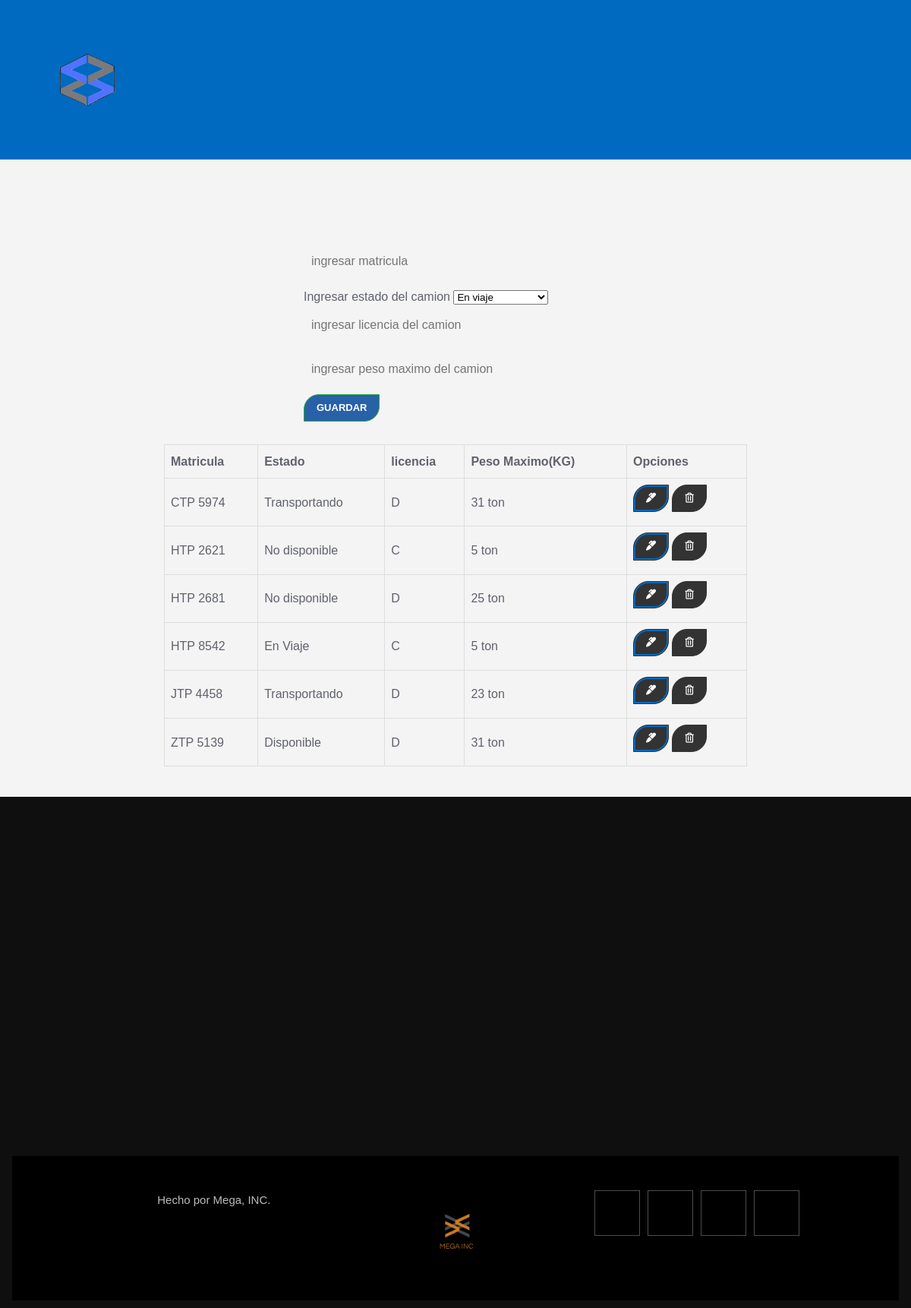
The page /home/gestionVehiculo.php (signed in) on the database as committed earlier.
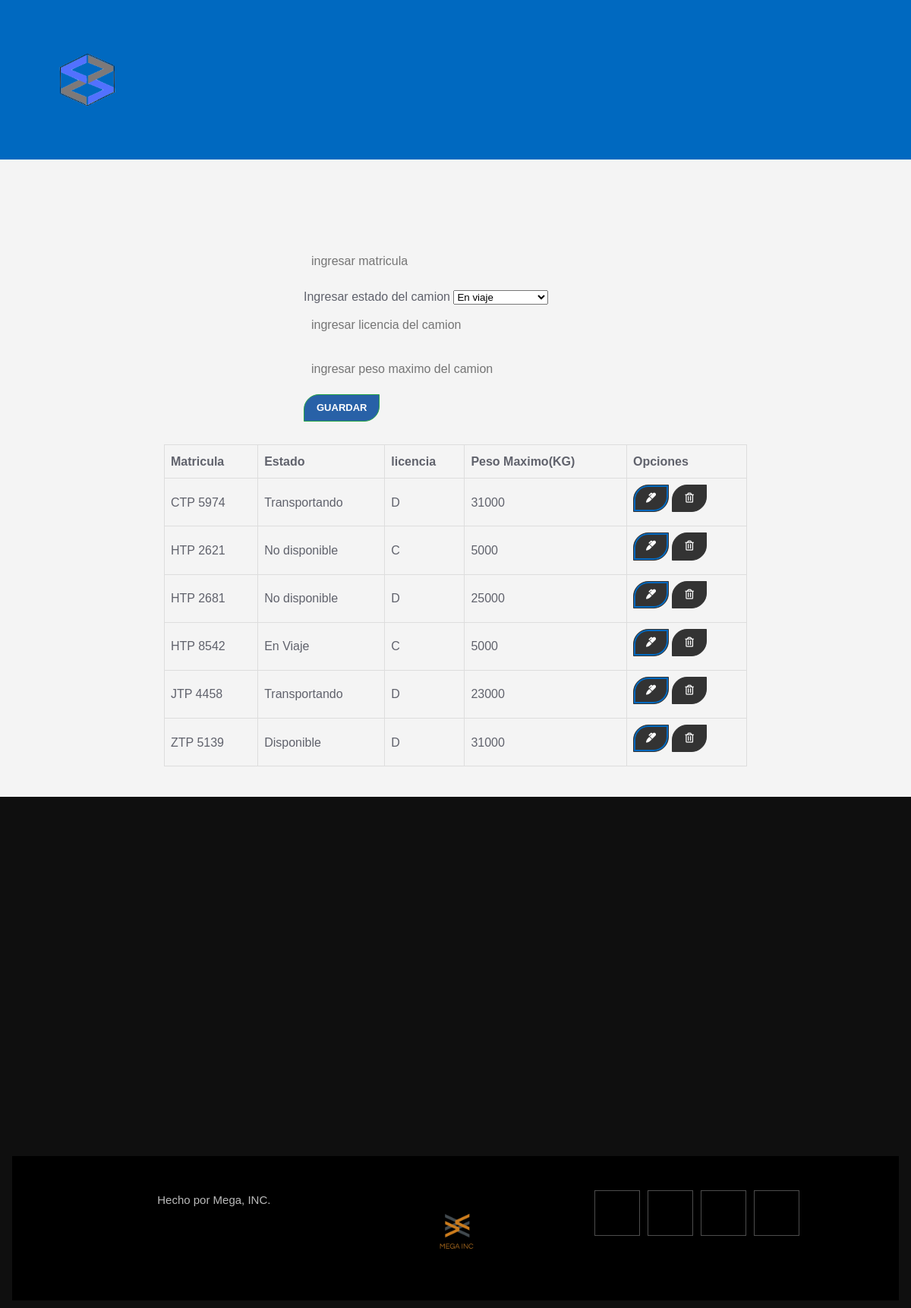
The same page on the database as committed later.
### tables this page shows
CREATE TABLE `vehiculo` (
  `matricula` varchar(10) NOT NULL,
  `licencia` varchar(10) DEFAULT NULL,
  `estado` varchar(50) NOT NULL,
  `peso_max` varchar(10) DEFAULT NULL
);

### home/gestionVehiculo.php (the view, shortened to what this page needs)
<?php include("config\usersDB.php"); ?>
<?php include('includes\header.php'); ?>
<main class="container p-4">
  <div class="row">
    <div class="col-md-4">
      <div class="card card-body">
        <form action="save_vehiculo.php" method="POST">
          <div class="form-group">
            <input type="text" name="matricula" class="form-control" placeholder="ingresar matricula" autofocus required>
          </div>
          <label for="estado">Ingresar estado del camion</label>
      <select name="estado" required>
        <option value="En viaje">En viaje</option>
      </select>
          <div class="form-group">
            <input type="text" name="licencia" class="form-control" placeholder="ingresar licencia del camion" autofocus required>
          </div>
          <div class="form-group">
            <input type="text" name="peso_max" class="form-control" placeholder="ingresar peso maximo del camion" autofocus required>
          </div>
          <input type="submit" name="save_vehiculo" class="btn btn-success btn-block" value="Guardar">
        </form>
      </div>
    </div>
    <div class="col-md-8">
      <table class="table table-bordered">
        <thead>
          <tr>
            <th>Matricula</th>
            <th>Estado</th>
            <th>licencia</th>
            <th>Peso Maximo(KG)</th>
            <th>Opciones</th>
          </tr>
        </thead>
        <tbody>
          <?php
          $query = "SELECT * FROM Vehiculo";
          $result_tasks = mysqli_query($conn, $query);
          while($row = mysqli_fetch_assoc($result_tasks)) { ?>
          <tr>
            <td><?php echo $row['matricula']; ?></td>
            <td><?php echo $row['estado']; ?></td>
            <td><?php echo $row['licencia']; ?></td>
            <td><?php echo $row['peso_max']; ?></td>
            <td>
            <a href="<?php echo (strpos($row['matricula'], 'TM') !== false) ? 'asignar_paquete_camioneta.php?matricula=' . $row['matricula'] : 'edit_vehiculo.php?matricula=' . $row['matricula']; ?>" class="btn btn-secondary">
  <i class="fas fa-marker"></i>
</a>
              <a href="delete_vehiculo.php?matricula=<?php echo $row['matricula']?>" class="btn btn-danger">
                <i class="far fa-trash-alt"></i>
              </a>
            </td>
          </tr>
          <?php } ?>
        </tbody>
      </table>
    </div>
  </div>
</main>
<?php include('includes\footer.php'); ?>

### home/includes/header.php (shortened to what this page needs)
<!DOCTYPE html>
<html lang="en">
  <head>
    <link rel="stylesheet" href="../asset/css/seguimiento.css">
    <link rel="stylesheet" href="https://use.fontawesome.com/releases/v5.6.3/css/all.css">
  </head>
  <body id= "top">
  <header class="header" data-header>
    <div class="container">
      <a href="../index.php" class="logo">
        <img src="../asset/imgs/logo.png" width="160" height="50" alt="nel home">
      </a>
      <nav class="navbar" data-navbar>
        <ul class="navbar-list">
          <li class="navbar-item">
            <a class="navbar-link"></a>
          </li>
        </ul>
      </nav>
    </div>
  </header>
  <main>

### home/includes/footer.php (shortened to what this page needs)
</main>
</body>
<footer class="footer">
    <div class="container">
      <div class="footer-bottom">
        <div>
          <p class="copyright">Hecho por Mega, INC.</a></p>
        </div>
        <img src="../../asset/imgs/nuestrologo.png.png" width="100"  loading="lazy">
        <ul class="social-list">
          <li>
            <a href="#" class="social-link">
            </a>
          </li>
          <li>
            <a href="#" class="social-link">
            </a>
          </li>
          <li>
            <a href="#" class="social-link">
            </a>
          </li>
          <li>
            <a href="#" class="social-link">
            </a>
          </li>
        </ul>
      </div>
    </div>
  </footer>
</body>
</html>

Rows that differ between the two databases and show on the page:
changed vehiculo "CTP 5974": peso_max "31 ton" → "31000"
changed vehiculo "HTP 2621": peso_max "5 ton" → "5000"
changed vehiculo "HTP 2681": peso_max "25 ton" → "25000"
changed vehiculo "HTP 8542": peso_max "5 ton" → "5000"
changed vehiculo "JTP 4458": peso_max "23 ton" → "23000"
changed vehiculo "ZTP 5139": peso_max "31 ton" → "31000"
